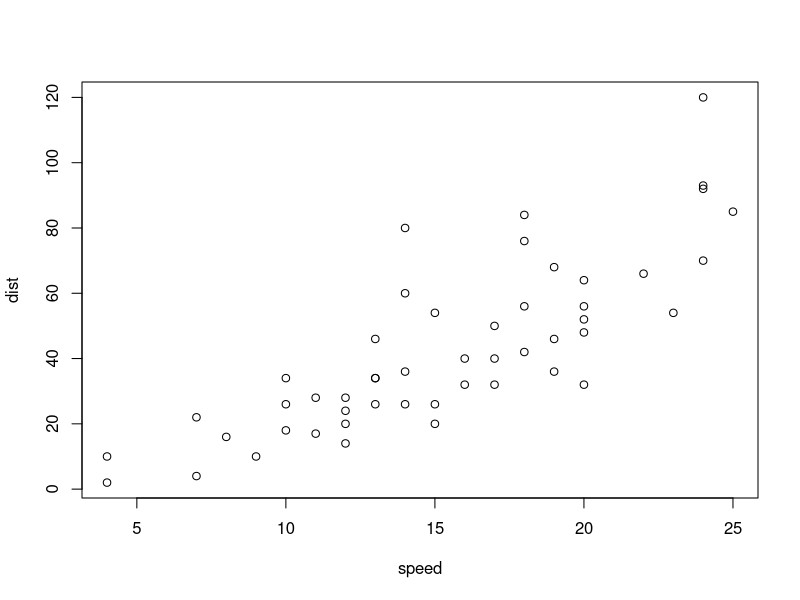
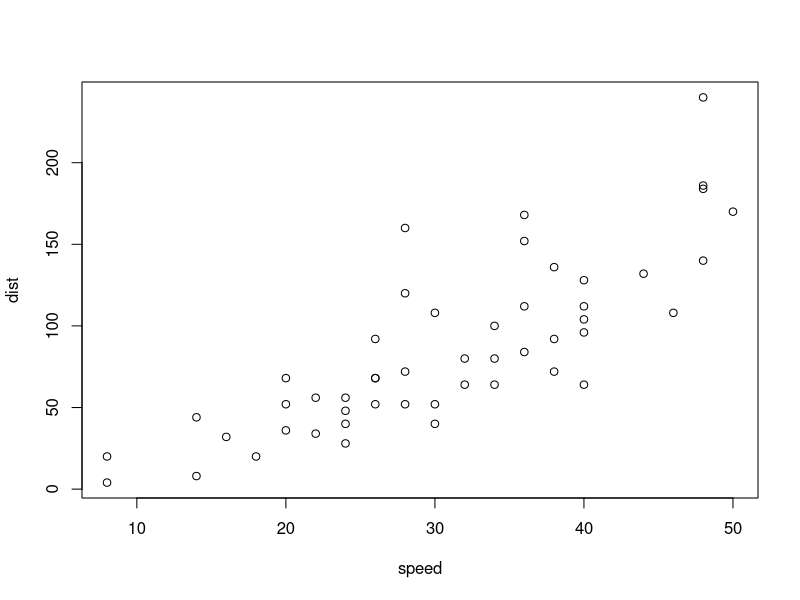
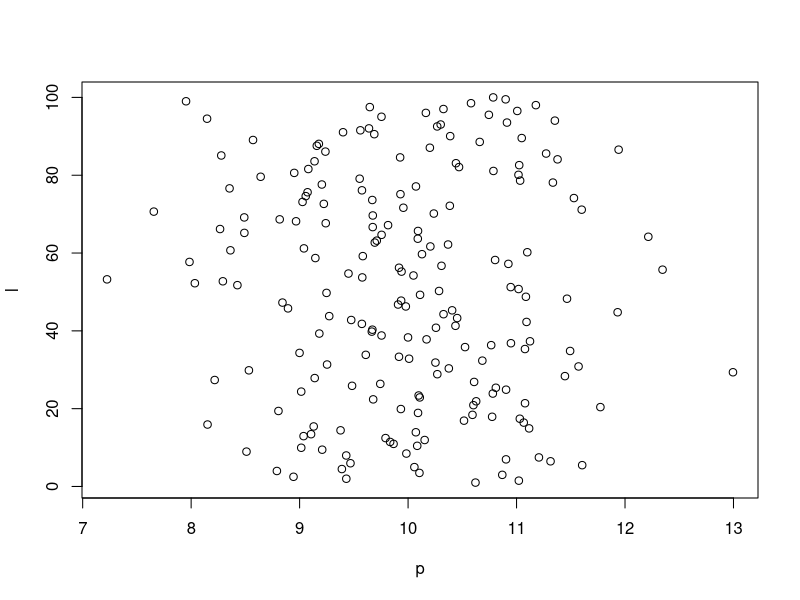
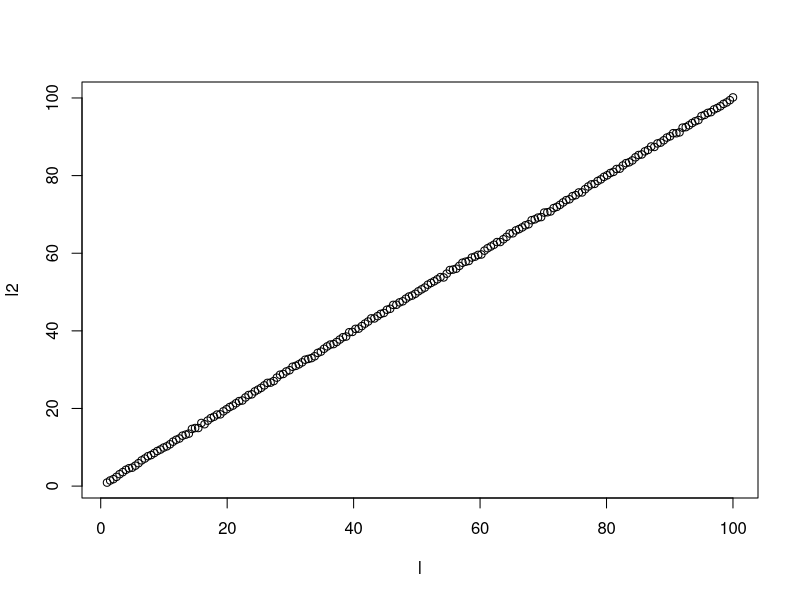

Write R code to recreate these figures, in order.
### Test FIle
setwd("C:/Users/Nis/Documents/GitHub/EfficiencyFrontiers")
p <- rnorm(200, mean = 10, sd = 1)
l <- seq(1,100,length.out = 200)



pdf('test.pdf')
plot(p,l)
dev.off()

l2 <- l + rnorm(200,mean = 0,sd = 0.2)

pdf('test2.pdf')
plot(l,l2)
dev.off()


# Make another plot here


plot(cars)

plot(cars*2)
